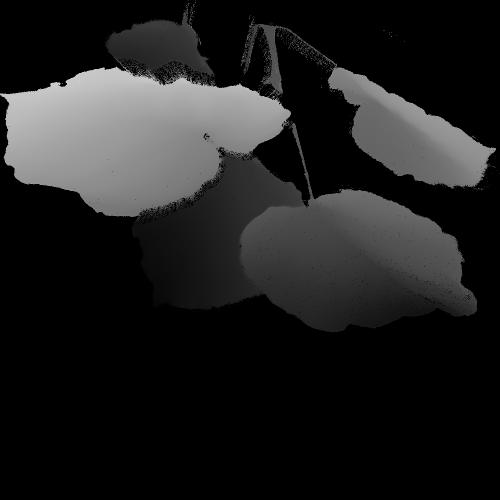
#> input picture images/test_dep_4.png, 1000 x 1000 px (shown at 1/2 size)
$ jupyter execute 'distance transform.ipynb'   (older library calls are emulated)
#> lines starting #> are read from the running program, lines starting #| are printed output that depends on the picture; after the words box and inside, x2 and y2 are one past the last pixel; in counts of white or black regions, pixels touching at a corner belong together
[cell 1]
from __future__ import print_function
import cv2 as cv
import numpy as np
import argparse
import random as rng
rng.seed(12345)
# [6 lines of commented-out code are left out]
src = cv.imread('images/test_dep_4.png')
#> src is the input picture: shape (1000, 1000, 3); min 0, max 249, mean 31.5
if src is None:
    print('Could not open or find the image:', args.input)
    exit(0)
# Show source image
cv.imshow('Source Image', src)
src[np.all(src == 255, axis=2)] = 0
# Show output image
cv.imshow('Black Background Image', src)
kernel = np.array([[1, 1, 1], [1, -8, 1], [1, 1, 1]], dtype=np.float32)
# do the laplacian filtering as it is
# well, we need to convert everything in something more deeper then CV_8U
# because the kernel has some negative values,
# and we can expect in general to have a Laplacian image with negative values
# BUT a 8bits unsigned int (the one we are working with) can contain values from 0 to 255
# so the possible negative number will be truncated
imgLaplacian = cv.filter2D(src, cv.CV_32F, kernel)
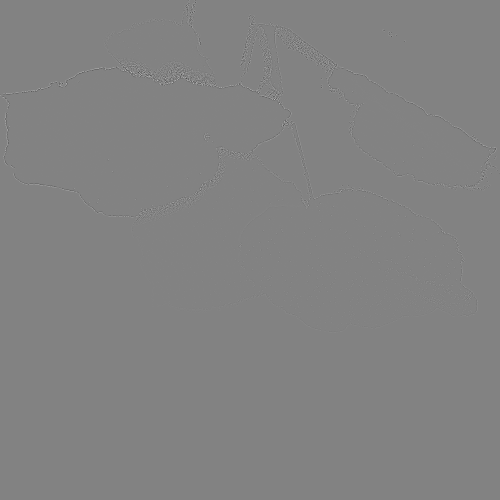
#> imgLaplacian: shape (1000, 1000, 3) float32 (shown at 1/2 size); min -1600, max 1521, mean 0; drawn with min black and max white
sharp = np.float32(src)
imgResult = sharp - imgLaplacian
# convert back to 8bits gray scale
imgResult = np.clip(imgResult, 0, 255)
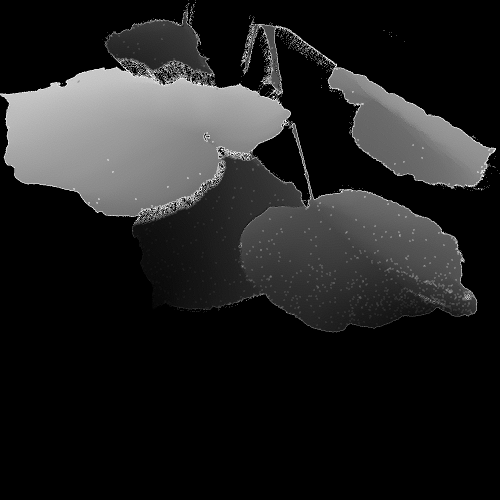
#> imgResult: shape (1000, 1000, 3) float32 (shown at 1/2 size); min 0, max 255, mean 33.7
imgResult = imgResult.astype('uint8')
imgLaplacian = np.clip(imgLaplacian, 0, 255)
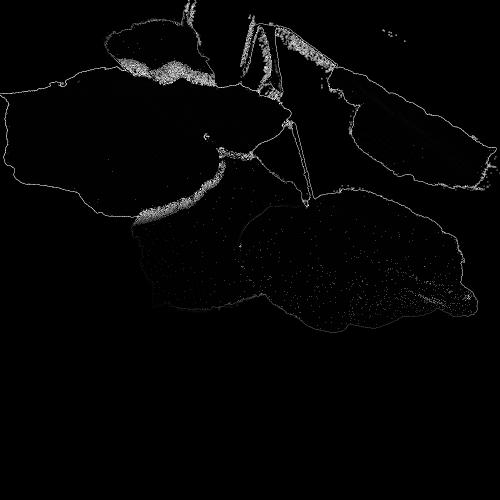
#> imgLaplacian: shape (1000, 1000, 3) float32 (shown at 1/2 size); min 0, max 255, mean 4.1
imgLaplacian = np.uint8(imgLaplacian)
#cv.imshow('Laplace Filtered Image', imgLaplacian)
cv.imshow('New Sharped Image', imgResult)
bw = cv.cvtColor(imgResult, cv.COLOR_BGR2GRAY)
_, bw = cv.threshold(bw, 40, 255, cv.THRESH_BINARY | cv.THRESH_OTSU)
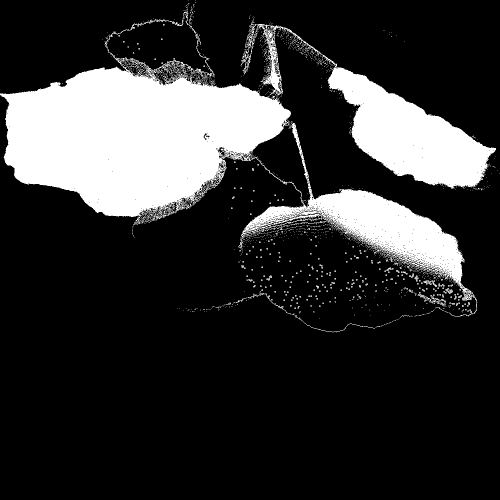
#> bw: shape (1000, 1000) (shown at 1/2 size); 19.6% white; 1663 white regions (1623 under 20 px), largest, box (x1, y1, x2, y2) and area: (0, 20, 955, 633) 149018, (644, 109, 992, 377) 37973, (483, 41, 643, 191) 3062
cv.imshow('Binary Image', bw)
dist = cv.distanceTransform(bw, cv.DIST_L2, 3)
# Normalize the distance image for range = {0.0, 1.0}
# so we can visualize and threshold it
cv.normalize(dist, dist, 0, 1.0, cv.NORM_MINMAX)
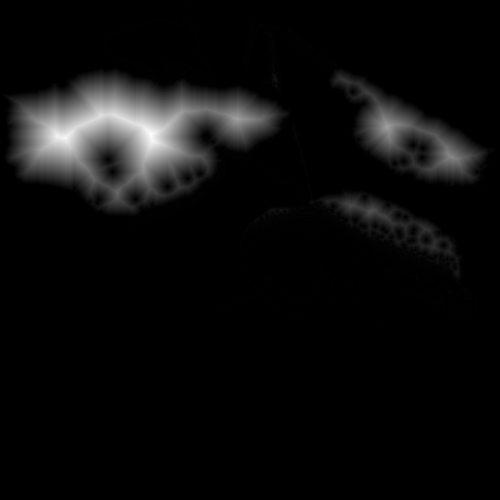
#> dist: shape (1000, 1000) float32 (shown at 1/2 size); min 0, max 1, mean 0.0488
cv.imshow('Distance Transform Image', dist)
_, dist = cv.threshold(dist, 0.4, 1.0, cv.THRESH_BINARY)
#> dist: shape (1000, 1000) float32; values 0 (black) and 1 (white), 4.6% white; 4 white regions (1 under 20 px), largest, box (x1, y1, x2, y2) and area: (54, 178, 528, 366) 42677, (750, 223, 819, 288) 2369, (884, 286, 926, 329) 1056
# Dilate a bit the dist image
kernel1 = np.ones((3,3), dtype=np.uint8)
dist = cv.dilate(dist, kernel1)
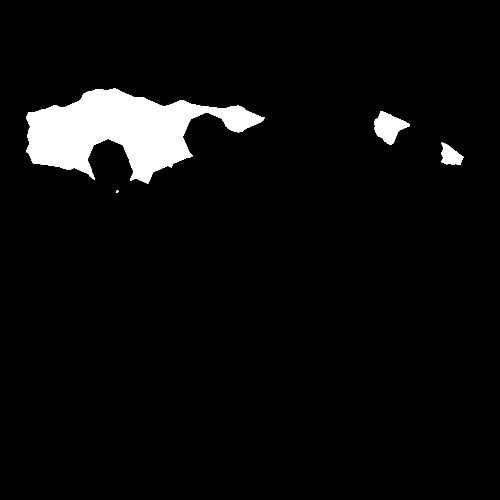
#> dist: shape (1000, 1000) float32 (shown at 1/2 size); values 0 (black) and 1 (white), 4.8% white; 4 white regions (1 under 20 px), largest, box (x1, y1, x2, y2) and area: (53, 177, 529, 367) 44425, (749, 222, 820, 289) 2643, (883, 285, 927, 330) 1252
cv.imshow('Peaks', dist)
dist_8u = dist.astype('uint8')
#> dist_8u: shape (1000, 1000); values 0 (black) and 1 (white), 4.8% white; 4 white regions (1 under 20 px)
# Find total markers
_, contours, _ = cv.findContours(dist_8u, cv.RETR_EXTERNAL, cv.CHAIN_APPROX_SIMPLE)
#> contours = 4 contours, 1 with area under 20; largest, box (x1, y1, x2, y2) and area: (53, 177, 529, 367) 43786, (749, 222, 820, 289) 2546, (883, 285, 927, 330) 1183
# Create the marker image for the watershed algorithm
markers = np.zeros(dist.shape, dtype=np.int32)
# Draw the foreground markers
for i in range(len(contours)):
    cv.drawContours(markers, contours, i, (i+1), -1)
#> this loop made 4 passes
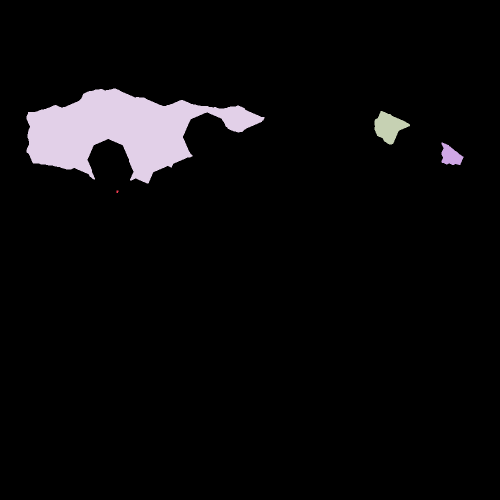
#> markers: shape (1000, 1000) int32 (shown at 1/2 size); 5 distinct labels, from 0 to 4; one colour per label, 0 black
# Draw the background marker
cv.circle(markers, (5,5), 3, (255,255,255), -1)
#> markers: shape (1000, 1000) int32; 6 distinct labels, from 0 to 255
cv.imshow('Markers', markers*10000)
cv.watershed(imgResult, markers)
#mark = np.zeros(markers.shape, dtype=np.uint8)
mark = markers.astype('uint8')
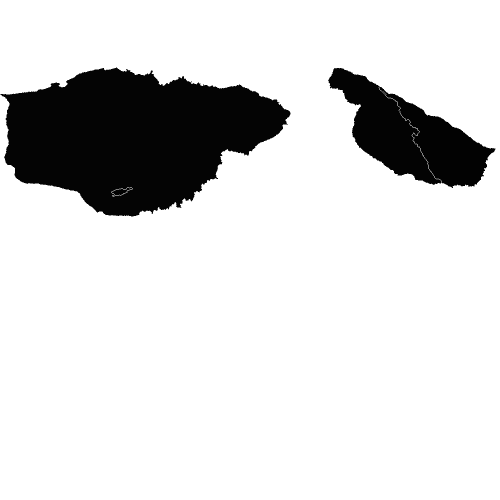
#> mark: shape (1000, 1000) (shown at 1/2 size); min 1, max 255, mean 217.3
mark = cv.bitwise_not(mark)
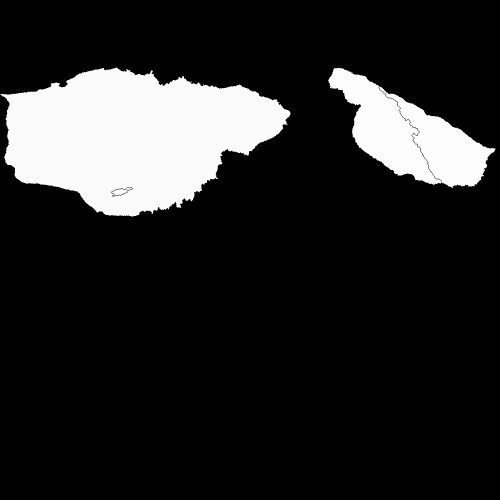
#> mark: shape (1000, 1000) (shown at 1/2 size); min 0, max 254, mean 37.7
# uncomment this if you want to see how the mark
# image looks like at that point
#cv.imshow('Markers_v2', mark)
# Generate random colors
colors = []
for contour in contours:
    colors.append((rng.randint(0,256), rng.randint(0,256), rng.randint(0,256)))
#> after the loop, colors = [(213, 5, 152), (188, 99, 138), (223, 82, 191), (63, 221, 133)]
# Create the result image
dst = np.zeros((markers.shape[0], markers.shape[1], 3), dtype=np.uint8)
# Fill labeled objects with random colors
for i in range(markers.shape[0]):
    for j in range(markers.shape[1]):
        index = markers[i,j]
        if index > 0 and index <= len(contours):
            dst[i,j,:] = colors[index-1]
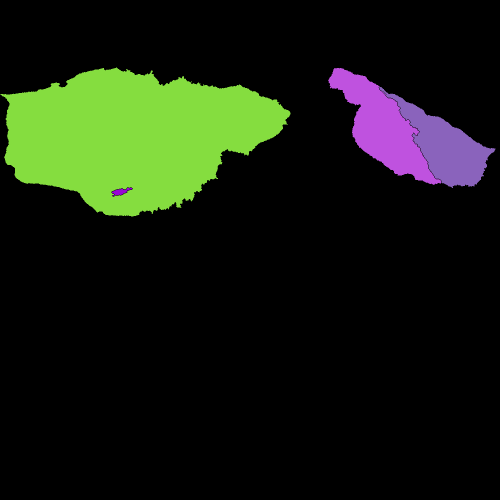
#> dst: shape (1000, 1000, 3) (shown at 1/2 size); mean of channels 0, 1, 2 14.8, 28.3, 21.2; drawn as B, G, R
# Visualize the final image
cv.imshow('Final Result', dst)
cv.waitKey()
#> Out = 27
